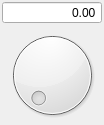
<?xml version="1.0" encoding="UTF-8"?>
<ui version="4.0">
 <class>QRotaryEncoderSpinBox</class>
 <widget class="QWidget" name="QRotaryEncoderSpinBox">
  <property name="geometry">
   <rect>
    <x>0</x>
    <y>0</y>
    <width>104</width>
    <height>125</height>
   </rect>
  </property>
  <property name="windowTitle">
   <string>Form</string>
  </property>
  <layout class="QVBoxLayout" name="verticalLayout">
   <property name="spacing">
    <number>2</number>
   </property>
   <property name="leftMargin">
    <number>2</number>
   </property>
   <property name="topMargin">
    <number>1</number>
   </property>
   <property name="rightMargin">
    <number>2</number>
   </property>
   <property name="bottomMargin">
    <number>1</number>
   </property>
   <item>
    <widget class="QDoubleSpinBox" name="value">
     <property name="alignment">
      <set>Qt::AlignRight|Qt::AlignTrailing|Qt::AlignVCenter</set>
     </property>
     <property name="buttonSymbols">
      <enum>QAbstractSpinBox::NoButtons</enum>
     </property>
    </widget>
   </item>
   <item>
    <widget class="QRotaryEncoder" name="encoder"/>
   </item>
  </layout>
 </widget>
 <customwidgets>
  <customwidget>
   <class>QRotaryEncoder</class>
   <extends>QDial</extends>
   <header>QInstrument.widgets.QRotaryEncoder</header>
   <slots>
    <signal>stepUp()</signal>
    <signal>stepDown()</signal>
   </slots>
  </customwidget>
 </customwidgets>
 <resources/>
 <connections>
  <connection>
   <sender>encoder</sender>
   <signal>stepUp()</signal>
   <receiver>value</receiver>
   <slot>stepUp()</slot>
   <hints>
    <hint type="sourcelabel">
     <x>184</x>
     <y>171</y>
    </hint>
    <hint type="destinationlabel">
     <x>180</x>
     <y>40</y>
    </hint>
   </hints>
  </connection>
  <connection>
   <sender>encoder</sender>
   <signal>stepDown()</signal>
   <receiver>value</receiver>
   <slot>stepDown()</slot>
   <hints>
    <hint type="sourcelabel">
     <x>184</x>
     <y>171</y>
    </hint>
    <hint type="destinationlabel">
     <x>180</x>
     <y>40</y>
    </hint>
   </hints>
  </connection>
 </connections>
</ui>
